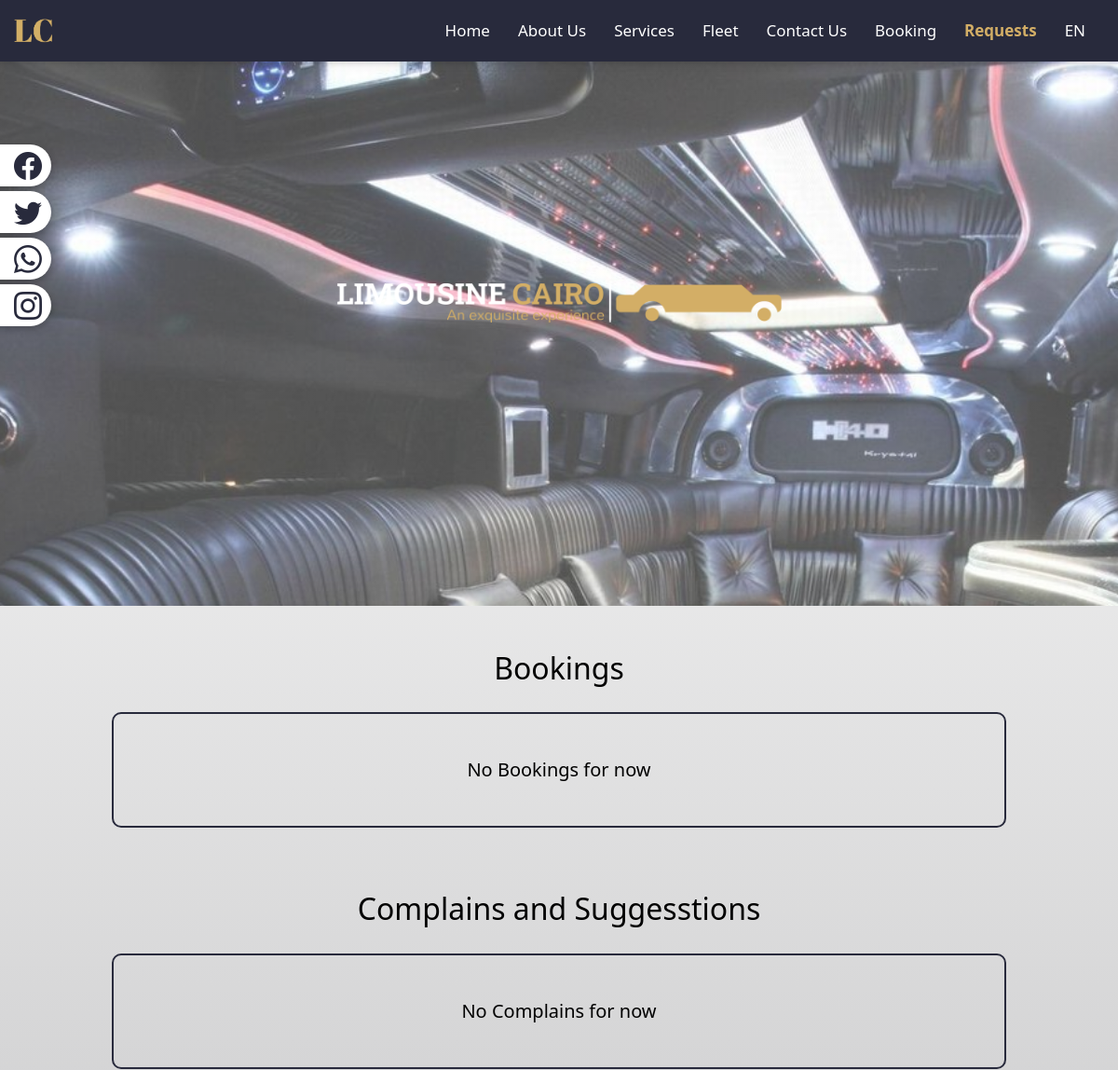
/request (signed in, upper part), run on an earlier commit of the app's database.
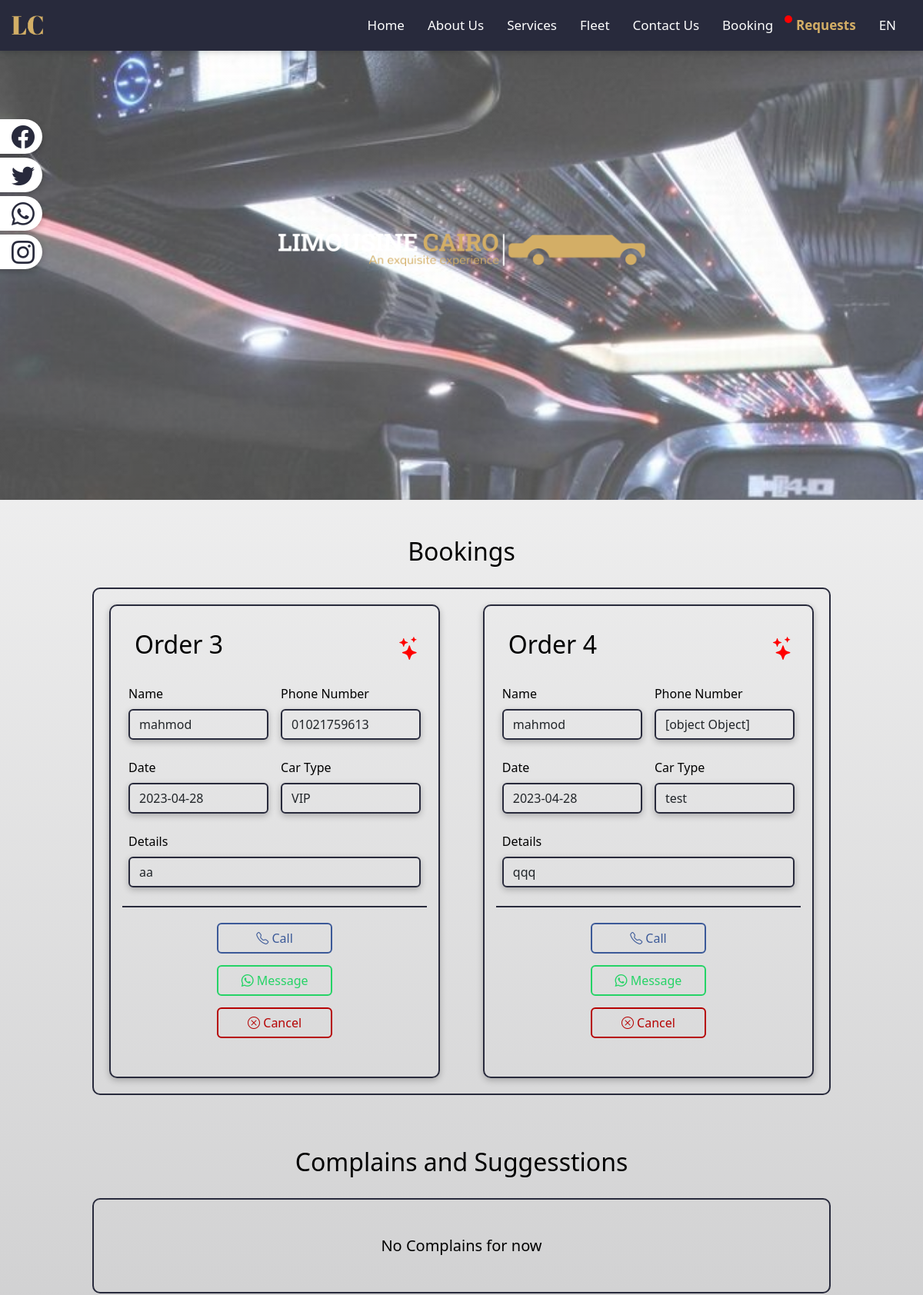
And on a later commit of the database.
### lc_app/models.py (models this page shows, shortened)
class PagesInfo(models.Model):
    title = models.CharField(max_length=200)
    title_ar = models.CharField(max_length=200)
    description = models.TextField()
    description_ar = models.TextField()
    banner = ResizedImageField(quality=80, force_format='JPEG', upload_to=extras.PathRename('pages_banners'), storage=extras.OverwriteStorage())

class Order(models.Model):
    name = models.CharField(max_length=400, editable=False)
    phone = models.CharField(max_length=400, editable=False)
    date = models.CharField(max_length=400, editable=False)
    details = models.CharField(max_length=400, editable=False)
    car = models.CharField(max_length=400, editable=False)
    read = models.BooleanField(default=False, editable=False)

### lc_app/views.py (the view)
# urls.py: path('request', views.request, name='request'),
@login_required(login_url='/')
def request(request):
    Orders = Order.objects.all()
    Complains = Complain.objects.all()
    context = {
        'Orders': Orders,
        'Complains': Complains
    }
    return render(request, 'request.html', context)

### templates/request.html (shortened to what this page needs)
{% load static %}
{% load extras %}
<!DOCTYPE html>
{% if request.COOKIES.language == "AR" %}
<html lang="ar" dir="rtl">
{% else %}
<html lang="en" dir="ltr">
{% endif %}
<head>
    <link rel="stylesheet" type="text/css" href="{% static 'limo_app/main/styles.css' %}">
    <link rel="stylesheet" type="text/css" href="{% static 'limo_app/section/styles.css' %}">
    <link rel="stylesheet" type="text/css" href="{% static 'limo_app/request/styles.css' %}">
    <link rel="stylesheet" type="text/css" href="{% static 'limo_app/navbar/styles.css' %}">
    <link rel="stylesheet" type="text/css"
        href="{% static 'limo_app/libs/bootstrap-5.3.0-alpha1-dist/css/bootstrap.min.css' %}">
    <link rel="stylesheet" href="https://cdn.jsdelivr.net/npm/bootstrap-icons@1.10.3/font/bootstrap-icons.css">
    <link rel="stylesheet" href="https://cdnjs.cloudflare.com/ajax/libs/flag-icon-css/0.8.2/css/flag-icon.min.css">
</head>
<body>
    <div class="nav-wrapper h-100">
        {% include 'navbar.html' %}
    </div>
    <div class="body-wrapper menuDisplayed">
        <div id="main-body" class="main-body col-lg-12">
            {% with pages_info|get_by_index:4 as page%}
                <div class="parallax" style="background-image: linear-gradient(rgba(255, 255, 255, 0.3), rgba(255, 255, 255, 0.3)), url({{page.banner.url}});">
                    <img src="{% static 'limo_app/images/logo2.png' %}" alt="Cairo Airport Limousine Requests - طلبات ليموزين مطار القاهرة">
                </div>
            {% endwith %}
            <div class="requests-comp mt-5">
                <h2>
                    {% if request.COOKIES.language == "AR" %}
                        حجوزات
                    {% else %}
                        Bookings
                    {% endif %}
                </h2>
                <div class="requests-container">
                    {%if Orders%}
                        {% for order in Orders %}
                            <div id="order-{{order.pk}}" class="bookings-item">
                                <div class="row g-3 m-auto">
                                    <div class="mb-2 d-flex w-100 justify-content-between align-items-center">
                                        <h2 class="ms-2 me-2">
                                            {% if request.COOKIES.language == "AR" %}
                                                حجز {{order.pk}}
                                            {% else %}
                                                Order {{order.pk}}
                                            {% endif %}
                                        </h2>
                                        {% if not order.read %}
                                            <div class="new-icon" onclick="markAsRead(1,'{{order.pk}}')">
                                                <i class="bi bi-stars"></i>
                                            </div>
                                        {% else %}
                                            <div class="new-icon read">
                                                <i class="bi bi-stars"></i>
                                            </div>
                                        {% endif %}
                                    </div>
                                    <div class="col-md-6">
                                        <label class="form-label">
                                            {% if request.COOKIES.language == "AR" %}
                                                الاسم
                                            {% else %}
                                                Name
                                            {% endif %}
                                        </label>
                                        <h5 class="form-control">
                                            {{order.name}}
                                        </h5>
                                    </div>
                                    <div class="col-md-6">
                                        <label class="form-label">
                                            {% if request.COOKIES.language == "AR" %}
                                                هاتف التواصل
                                            {% else %}
                                                Phone Number
                                            {% endif %}
                                        </label>
                                        <h5 class="form-control">
                                            {{order.phone}}
                                        </h5>
                                    </div>
                                    <div class="col-md-6">
                                        <label class="form-label">
                                            {% if request.COOKIES.language == "AR" %}
                                                تاريخ الحجز
                                            {% else %}
                                                Date
                                            {% endif %}
                                        </label>
                                        <h5 class="form-control">
                                            {{order.date}}
                                        </h5>
                                    </div>
                                    <div class="col-md-6">
                                        <label class="form-label">
                                            {% if request.COOKIES.language == "AR" %}
                                                نوع السيارة
                                            {% else %}
                                                Car Type
                                            {% endif %}
                                        </label>
                                        <h5 class="form-control">
                                            {{order.car}}
                                        </h5>
                                    </div>
                                    <div class="col-md-12 mb-3">
                                        <label class="form-label">
                                            {% if request.COOKIES.language == "AR" %}
                                                تفاصيل الحجز
                                            {% else %}
                                                Details
                                            {% endif %}
                                        </label>
                                        <h5 class="form-control text-area">
                                            {{order.details}}
                                        </h5>
                                    </div>
                                </div>
                                <div class="bookings-item-footer row g-3 m-auto">
                                    <a type="button" class="btn read-more-outter mt-0 call" href="tel:{{order.phone}}" onclick="markAsRead(1,'{{order.pk}}')">
                                        <i class="bi bi-telephone"></i>
                                        {% if request.COOKIES.language == "AR" %}
                                            اتصل
                                        {% else %}
                                            Call
                                        {% endif %}
                                    </a>
                                    <a type="button" class="btn read-more-outter mt-0 whats" href="https://wa.me/{{order.phone}}" onclick="markAsRead(1,'{{order.pk}}')">
                                        <i class="bi bi-whatsapp"></i>
                                        {% if request.COOKIES.language == "AR" %}
                                            ارسل
                                        {% else %}
                                            Message
                                        {% endif %}
                                    </a>
                                    <button type="button" class="btn read-more-outter mt-0 danger" onclick="deleteRequest(1,'{{order.pk}}')">
                                        <i class="bi bi-x-circle"></i>
                                        {% if request.COOKIES.language == "AR" %}
                                            الغاء
                                        {% else %}
                                            Cancel
                                        {% endif %}
                                    </button>
                                </div>
                            </div>
                        {% endfor %}
                    {% else %}
                        <h5 class="m-auto p-5">
                            {% if request.COOKIES.language == "AR" %}
                                لا يوجد حجوزات الان
                            {% else %}
                                No Bookings for now
                            {% endif %}
                        </h5>
                    {% endif %}
                </div>
                <h2 class="mt-5">
                    {% if request.COOKIES.language == "AR" %}
                        الشكاوي و المقترحات
                    {% else %}
                        Complains and Suggesstions
                    {% endif %}
                </h2>
                <div class="requests-container">
                    {%if Complains%}
                        {% for complain in Complains %}
                            <div id="complain-{{complain.pk}}" class="complains-item">
                                <div class="row g-3 m-auto">
                                    <div class="mb-2 d-flex w-100 justify-content-between align-items-center">
                                        <h2 class="ms-2 me-2">
                                            {% if request.COOKIES.language == "AR" %}
                                                شكوي {{complain.pk}}
                                            {% else %}
                                                Complain {{complain.pk}}
                                            {% endif %}
                                        </h2>
                                        {% if not complain.read %}
                                            <div class="new-icon" onclick="markAsRead(2,'{{complain.pk}}')">
                                                <i class="bi bi-stars"></i>
                                            </div>
                                        {% else %}
                                            <div class="new-icon read">
                                                <i class="bi bi-stars"></i>
                                            </div>
                                        {% endif %}
                                    </div>
                                    <div class="col-md-6">
                                        <label class="form-label">
                                            {% if request.COOKIES.language == "AR" %}
                                                الاسم
                                            {% else %}
                                                Name
                                            {% endif %}
                                        </label>
                                        <h5 class="form-control">
                                            {{complain.name}}
                                        </h5>
                                    </div>
                                    <div class="col-md-6">
                                        <label class="form-label">
                                            {% if request.COOKIES.language == "AR" %}
                                                هاتف التواصل
                                            {% else %}
                                                Phone Number
                                            {% endif %}
                                        </label>
                                        <h5 class="form-control">
                                            {{complain.phone}}
                                        </h5>
                                    </div>
                                    <div class="col-md-12 mb-3">
                                        <label class="form-label">
                                            {% if request.COOKIES.language == "AR" %}
                                                تفاصيل الحجز
                                            {% else %}
                                                Details
                                            {% endif %}
                                        </label>
                                        <h5 class="form-control text-area">
                                            {{complain.details}}
                                        </h5>
                                    </div>
                                </div>
                                <div class="complains-item-footer row g-3 m-auto">
                                    <a type="button" class="btn read-more-outter mt-0 call" href="tel:{{complain.phone}}" onclick="markAsRead(2,'{{complain.pk}}')">
                                        <i class="bi bi-telephone"></i>
                                        {% if request.COOKIES.language == "AR" %}
                                            اتصل
                                        {% else %}
                                            Call
                                        {% endif %}
                                    </a>
                                    <a type="button" class="btn read-more-outter mt-0 whats" href="https://wa.me/{{complain.phone}}" onclick="markAsRead(2,'{{complain.pk}}')">
                                        <i class="bi bi-whatsapp"></i>
                                        {% if request.COOKIES.language == "AR" %}
                                            ارسل
                                        {% else %}
                                            Message
                                        {% endif %}
                                    </a>
                                    <button type="button" class="btn read-more-outter mt-0 danger" onclick="deleteRequest(2,'{{complain.pk}}')">
                                        <i class="bi bi-x-circle"></i>
                                        {% if request.COOKIES.language == "AR" %}
                                            الغاء
                                        {% else %}
                                            Cancel
                                        {% endif %}
                                    </button>
                                </div>
                            </div>
                        {% endfor %}
                    {% else %}
                        <h5 class="m-auto p-5">
                            {% if request.COOKIES.language == "AR" %}
                                لا يوجد شكاوي الان
                            {% else %}
                                No Complains for now
                            {% endif %}
                        </h5>
                    {% endif %}
                </div>
            </div>
        </div>
    </div>
    {% include 'add-ons.html' %}
</body>
</html>

What changed in the data, as far as the page shows it:
added Order: pk "3", name "mahmod", phone "01021759613", date "2023-04-28", car "VIP", details "aa"
added Order: pk "4", name "mahmod", phone "[object Object]", date "2023-04-28", car "test", details "qqq"
Also different on the page:
text no longer shown: "No Bookings for now"
